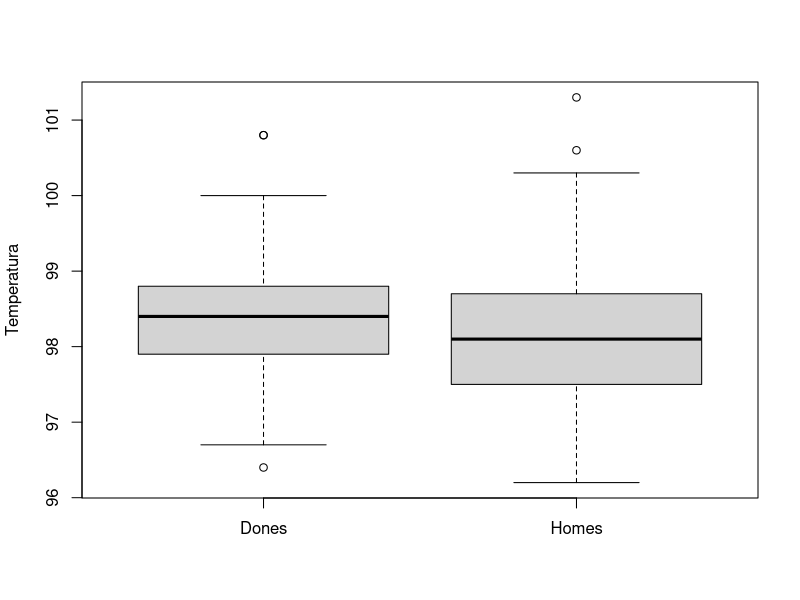

Generate this figure with R: (Note: this script raises an error after producing the figure.)
## ---- chunk 1
BT=read.table("Body_Temperature.txt")
head(BT)
str(BT)
## ---- chunk 2
t.test(BT$Temperature, mu=98.6, alternative="two.sided")
## ---- chunk 3
table(BT$Gender)
## ---- chunk 4
BT$Temperature[BT$Gender=="M"]
## ---- chunk 5
X_d=BT[BT$Gender=="F","Temperature"]  #temperatures de dones
X_h=BT[BT$Gender=="M","Temperature"]  #temperatures d'homes
## ---- chunk 6
t.test(X_d, X_h, alternative="less",paired=FALSE, var.equal=TRUE)
t.test(X_d, X_h, alternative="less",paired=FALSE, var.equal=FALSE)
## ---- chunk 7
boxplot(Temperature~Gender,data=BT,names=c("Dones","Homes"),xlab="",ylab="Temperatura")
## ---- chunk 8
knitr::include_graphics("Bioestadistica-II_files/figure-html/tempcorp3.png")
## ---- chunk 9
OBR=read.table("oatbran.txt",header=TRUE)
head(OBR)
str(OBR)
## ---- chunk 10
OAT=OBR$OATBRAN
CFL=OBR$CORNFLK
## ---- chunk 11
par(mfrow=c(1,2))
hist(OAT,freq=FALSE, breaks=4,col="light blue",xlab="Colesterol",ylab="Densitat", main="Histograma de OATBRAN",ylim=c(0,max(density(OAT)$y)))
lines(density(OAT),lty=2,lwd=2)
curve(dnorm(x,mean(OAT),sd(OAT)),col="red",lwd=2,add=TRUE)
legend("topright",legend=c("Densitat estimada","Normal"),col=c("black","red"),lty=c(2,1),cex=0.75)
hist(CFL,freq=FALSE, breaks=4,col="light blue",xlab="Colesterol",ylab="Densitat", main="Histograma de CORNFLK",ylim=c(0,max(density(CFL)$y)))
curve(dnorm(x,mean(CFL),sd(CFL)),col="red",lwd=2,add=TRUE)
lines(density(CFL),lty=2,lwd=2)
legend("topright",legend=c("Densitat estimada","Normal"),col=c("black","red"),lty=c(2,1),cex=0.75)
## ---- chunk 12
par(mfrow=c(1,2))
library(car)
car::qqPlot(OAT, distribution="norm", mean=mean(OAT), sd=sd(OAT),
        ylab="Quantils de OATBRAN", xlab="Quantils de normal", pch=20, id=FALSE)
car::qqPlot(CFL, distribution="norm", mean=mean(CFL),sd=sd(CFL),
       ylab="Quantils de CORNFLK", xlab="Quantils de normal", pch=20, id=FALSE)
## ---- chunk 13
t.test(OAT,CFL,alternative="less", paired=TRUE)
## ---- chunk 14
TGN=read.table("trignadons.txt",header=TRUE)
head(TGN)
str(TGN)
## ---- chunk 15
par(mfrow=c(1,2))
car::qqPlot(TGN$CU, distribution="norm", id=FALSE, mean=mean(TGN$CU), sd=sd(TGN$CU),
        ylab="Quantils de la mostra", xlab="Quantils de normal", pch=20)
car::qqPlot(TGN$DS,  distribution="norm", mean=mean(TGN$DS), sd=sd(TGN$DS),
       ylab="Quantils de la mostra", xlab="Quantils de normal", pch=20,id=FALSE)
## ---- chunk 16
par(mfrow=c(1,2))
hist(TGN$CU, freq=FALSE, main="Histograma de TGN$CU", 
     xlab="",ylab="",col="light blue")
lines(density(TGN$CU),lty=2,lwd=2)
curve(dnorm(x,mean(TGN$CU),sd(TGN$CU)),col="red",lwd=2,add=TRUE)
legend("topright",legend=c("Densitat estimada","Normal"),col=c("black","red"),lty=c(2,1),cex=0.5)
hist(TGN$DS, freq=FALSE, main="Histograma de TGN$DS", 
     xlab="",ylab="",col="light blue")
lines(density(TGN$DS),lty=2,lwd=2)
curve(dnorm(x,mean(TGN$DS),sd(TGN$DS)),col="red",lwd=2,add=TRUE)
legend("topright",legend=c("Densitat estimada","Normal"),col=c("black","red"),lty=c(2,1),cex=0.5)
par(mfrow=c(1,1))
## ---- chunk 17
par(mfrow=c(1,2))
LogCU=log(TGN$CU)
car::qqPlot(LogCU, distribution="norm", mean=mean(LogCU), sd=sd(LogCU),
        ylab="Quantils dels logaritmes", xlab="Quantils de normal", pch=20, id=FALSE)
LogDS=log(TGN$DS)
car::qqPlot(LogDS, distribution="norm", mean=mean(LogDS), sd=sd(LogCU),
        ylab="Quantils dels logaritmes", xlab="Quantils de normal", pch=20, id=FALSE)
## ---- chunk 18
t.test(LogCU, LogDS, paired=TRUE, alternative="less")
## ---- chunk 19
pesos=c(69,61,69,65,70,68,69,68,72,67,74,69,76)
## ---- chunk 20
par(mfrow=c(1,2))
car::qqPlot(pesos, distribution="norm", mean=mean(pesos), sd=sd(pesos),
        ylab="Quantils de la mostra", xlab="Quantils de normal", pch=20, id=FALSE)
boxplot(pesos)
par(mfrow=c(1,1))
## ---- chunk 21
wilcox.test(pesos,mu=70,alternative="less")
## ---- chunk 22
wilcox.test(TGN$CU,TGN$DS,alternative="less",paired=TRUE)
## ---- chunk 23
amnio=c(0.69,1.04,0.39,0.37,0.64,0.73,0.69,1.04,0.83,1.01,
        0.19,0.61,0.42,0.25,0.79)
## ---- chunk 24
car::qqPlot(amnio, distribution="norm", mean=mean(amnio), sd=sd(amnio),
        ylab="Quantils de la mostra", xlab="Quantils de normal", pch=20, id=FALSE)
## ---- chunk 25
n=length(amnio)
n
var(amnio)
khi0=(n-1)*var(amnio)/0.25^2
round(khi0,2)
## ---- chunk 26
library(TeachingDemos)
sigma.test(amnio,sigma=0.25,alternative="two.sided")
## ---- chunk 27
curve(df(x,3,3),col="black",xlim=c(0,5),lwd=1.5)
curve(df(x,3,4),col="red",lwd=1.5,add=TRUE)
curve(df(x,3,5),col="blue",lwd=1.5,add=TRUE)
curve(df(x,4,3),col="green",lwd=1.5,add=TRUE)
curve(df(x,4,4),col="purple",lwd=1.5,add=TRUE)
curve(df(x,4,5),col="brown",lwd=1.5,add=TRUE)
legend("topright",lty=rep(1,6),col=c("black","red","blue","green","purple","brown"),lwd=rep(1.5,6),
       legend=c(expression(F["3,3"]),expression(F["3,4"]),expression(F["3,5"]),expression(F["4,3"]),expression(F["4,4"]),expression(F["4,5"])))
## ---- chunk 28
F0=var(X_d)/var(X_h)
round(F0,4)
## ---- chunk 29
nd=length(X_d)
nh=length(X_h)
## ---- chunk 30
var.test(X_d, X_h)
## ---- chunk 31
par(mfrow=c(1,2))
hist(X_d,freq=FALSE, breaks=4,col="light blue",xlab="Temperatures",ylab="Densitat", main="Histograma de temperatures de dones",ylim=c(0,max(density(X_d)$y)))
lines(density(X_d),lty=2,lwd=2)
curve(dnorm(x,mean(X_d),sd(X_d)),col="red",lwd=2,add=TRUE)
legend("topright",legend=c("Densitat estimada","Normal"),col=c("black","red"),lty=c(2,1),cex=0.5)
hist(X_h,freq=FALSE, breaks=4,col="light blue",xlab="Temperatures",ylab="Densitat", main="Histograma de temperatures d'homes",ylim=c(0,dnorm(mean(X_h),mean(X_h),sd(X_h))))
lines(density(X_h),lty=2,lwd=2)
curve(dnorm(x,mean(X_h),sd(X_h)),col="red",lwd=2,add=TRUE)
legend("topright",legend=c("Densitat estimada","Normal"),col=c("black","red"),lty=c(2,1),cex=0.5)
## ---- chunk 32
par(mfrow=c(1,2))
car::qqPlot(X_d, distribution="norm", mean=mean(X_d), sd=sd(X_d),
        ylab="Quantils de la mostra de dones", xlab="Quantils de normal", pch=20, id=FALSE)
car::qqPlot(X_h, distribution="norm", mean=mean(X_h), sd=sd(X_h),
        ylab="Quantils de la mostra d'homes", xlab="Quantils de normal", pch=20, id=FALSE)
par(mfrow=c(1,1))
## ---- chunk 33
fligner.test(list(X_h,X_d))
## ---- chunk 34
PB=dbinom(0:30,30,0.1)
sum(PB[PB<=dbinom(1,30,0.1)])
## ---- chunk 35
binom.test(1, 30, p=0.1, alternative="two.sided")
## ---- chunk 36
prop.test(1, 30, p=0.1, alternative="two.sided")
## ---- chunk 37
prop.test(1, 30, p=0.1, alternative="two.sided", correct=FALSE)
## ---- chunk 38
library(pwr)
ES.h(0.1,0.03)
## ---- chunk 39
pwr.p.test(h=0.3, n=30, sig.level=0.05, alternative="two.sided")
## ---- chunk 40
prop.test(5, 150, p=0.1)
## ---- chunk 41
pwr.p.test(h=0.3, n=150, sig.level=0.05, alternative="two.sided")
## ---- chunk 42
cohen.ES(test="p",size="small")
## ---- chunk 43
pwr.p.test(h=0.2, power=0.9, sig.level=0.05, alternative="two.sided")
## ---- chunk 44
prop.test(c(20,12), c(100,50), alternative="two.sided")
## ---- chunk 45
prop.test(c(20,12), c(100,50), alternative="two.sided", correct=FALSE)
## ---- chunk 46
M=matrix(c(23,35,1,2), nrow=2, byrow=TRUE)
fisher.test(M,alternative="less")
## ---- chunk 47
prop.test(c(20,12),c(100,50),alternative="two.sided",correct=FALSE)
## ---- chunk 48
M.A=matrix(c(20,12,80,38), nrow=2, byrow=TRUE)
fisher.test(M.A,alternative="two.sided")
## ---- chunk 49
fisher.test(M.A,alternative="two.sided")$p.value
## ---- chunk 50
Dades.M=matrix(c(150,41,19,285), nrow=2, byrow=TRUE)
mcnemar.test(Dades.M)
## ---- chunk 51
mcnemar.test(Dades.M,correct=FALSE)
## ---- chunk 52
binom.test(41, 60, p=0.5, alternative="greater")
